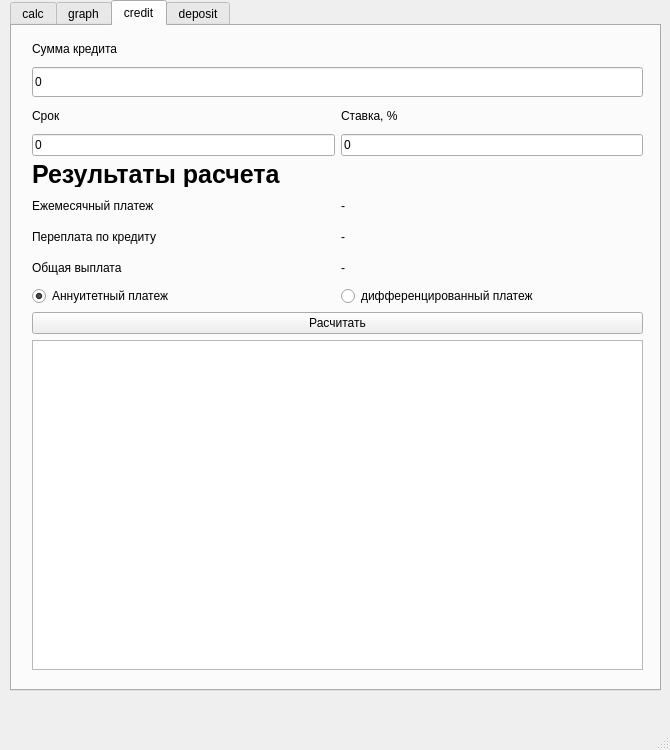
<?xml version="1.0" encoding="UTF-8"?>
<ui version="4.0">
 <class>MainWindow</class>
 <widget class="QMainWindow" name="MainWindow">
  <property name="geometry">
   <rect>
    <x>0</x>
    <y>0</y>
    <width>670</width>
    <height>750</height>
   </rect>
  </property>
  <property name="sizePolicy">
   <sizepolicy hsizetype="Fixed" vsizetype="Fixed">
    <horstretch>0</horstretch>
    <verstretch>0</verstretch>
   </sizepolicy>
  </property>
  <property name="minimumSize">
   <size>
    <width>670</width>
    <height>750</height>
   </size>
  </property>
  <property name="maximumSize">
   <size>
    <width>670</width>
    <height>750</height>
   </size>
  </property>
  <property name="font">
   <font>
    <stylestrategy>PreferDefault</stylestrategy>
   </font>
  </property>
  <property name="windowTitle">
   <string/>
  </property>
  <property name="autoFillBackground">
   <bool>false</bool>
  </property>
  <property name="tabShape">
   <enum>QTabWidget::Rounded</enum>
  </property>
  <widget class="QWidget" name="centralwidget">
   <widget class="QTabWidget" name="tabWidget">
    <property name="geometry">
     <rect>
      <x>10</x>
      <y>0</y>
      <width>651</width>
      <height>691</height>
     </rect>
    </property>
    <property name="currentIndex">
     <number>2</number>
    </property>
    <widget class="QWidget" name="tab_calc">
     <attribute name="title">
      <string>calc</string>
     </attribute>
     <widget class="QWidget" name="verticalLayoutWidget">
      <property name="geometry">
       <rect>
        <x>90</x>
        <y>90</y>
        <width>478</width>
        <height>456</height>
       </rect>
      </property>
      <property name="styleSheet">
       <string>QPushButton {
    border-radius:  10px;
    background-color:  rgb(204, 141, 28);
    color:  rgb(255, 255, 255);
    font-size:  33px;
}
QPushButton:pressed {
    background-color:  rgb(118, 118, 118);
}</string>
      </property>
      <layout class="QGridLayout" name="gridLayout_2">
       <item row="0" column="0">
        <widget class="QLineEdit" name="lineEdit_math_expression">
         <property name="minimumSize">
          <size>
           <width>0</width>
           <height>50</height>
          </size>
         </property>
         <property name="font">
          <font>
           <pointsize>30</pointsize>
           <stylestrategy>PreferDefault</stylestrategy>
          </font>
         </property>
         <property name="mouseTracking">
          <bool>false</bool>
         </property>
         <property name="maxLength">
          <number>255</number>
         </property>
         <property name="alignment">
          <set>Qt::AlignRight|Qt::AlignTrailing|Qt::AlignVCenter</set>
         </property>
         <property name="readOnly">
          <bool>false</bool>
         </property>
        </widget>
       </item>
       <item row="1" column="0">
        <layout class="QGridLayout" name="gridLayout">
         <item row="0" column="0">
          <widget class="QLineEdit" name="lineEdit_word">
           <property name="sizePolicy">
            <sizepolicy hsizetype="Expanding" vsizetype="Fixed">
             <horstretch>50</horstretch>
             <verstretch>0</verstretch>
            </sizepolicy>
           </property>
           <property name="minimumSize">
            <size>
             <width>0</width>
             <height>50</height>
            </size>
           </property>
           <property name="maximumSize">
            <size>
             <width>250</width>
             <height>16777215</height>
            </size>
           </property>
           <property name="font">
            <font>
             <pointsize>30</pointsize>
            </font>
           </property>
           <property name="layoutDirection">
            <enum>Qt::RightToLeft</enum>
           </property>
           <property name="alignment">
            <set>Qt::AlignRight|Qt::AlignTrailing|Qt::AlignVCenter</set>
           </property>
          </widget>
         </item>
         <item row="1" column="0">
          <widget class="QPushButton" name="btnEqalSign">
           <property name="sizePolicy">
            <sizepolicy hsizetype="Fixed" vsizetype="Fixed">
             <horstretch>50</horstretch>
             <verstretch>0</verstretch>
            </sizepolicy>
           </property>
           <property name="minimumSize">
            <size>
             <width>50</width>
             <height>50</height>
            </size>
           </property>
           <property name="maximumSize">
            <size>
             <width>250</width>
             <height>50</height>
            </size>
           </property>
           <property name="styleSheet">
            <string notr="true">QPushButton {
    border-radius:  10px;
    background-color:  rgb(204, 141, 28);
    color:  rgb(255, 255, 255);
    font-size:  33px;
}
QPushButton:pressed {
    background-color:  rgb(255, 212, 225);
}</string>
           </property>
           <property name="text">
            <string>=</string>
           </property>
          </widget>
         </item>
        </layout>
       </item>
      </layout>
     </widget>
    </widget>
    <widget class="QWidget" name="tab_graph">
     <attribute name="title">
      <string>graph</string>
     </attribute>
     <widget class="QFrame" name="frame">
      <property name="geometry">
       <rect>
        <x>60</x>
        <y>40</y>
        <width>531</width>
        <height>381</height>
       </rect>
      </property>
      <property name="frameShape">
       <enum>QFrame::StyledPanel</enum>
      </property>
      <property name="frameShadow">
       <enum>QFrame::Raised</enum>
      </property>
      <widget class="QWidget" name="gridLayoutWidget">
       <property name="geometry">
        <rect>
         <x>10</x>
         <y>10</y>
         <width>511</width>
         <height>361</height>
        </rect>
       </property>
       <layout class="QGridLayout" name="gridLayout_3">
        <item row="4" column="0">
         <widget class="QLineEdit" name="lineEdit"/>
        </item>
        <item row="4" column="1">
         <widget class="QLineEdit" name="lineEdit_2"/>
        </item>
        <item row="1" column="0" colspan="3">
         <widget class="QCustomPlot" name="widget" native="true"/>
        </item>
        <item row="2" column="0">
         <widget class="QLabel" name="label_stepX">
          <property name="minimumSize">
           <size>
            <width>0</width>
            <height>20</height>
           </size>
          </property>
          <property name="maximumSize">
           <size>
            <width>16777215</width>
            <height>20</height>
           </size>
          </property>
          <property name="sizeIncrement">
           <size>
            <width>0</width>
            <height>20</height>
           </size>
          </property>
          <property name="baseSize">
           <size>
            <width>0</width>
            <height>20</height>
           </size>
          </property>
          <property name="text">
           <string>Step X</string>
          </property>
         </widget>
        </item>
        <item row="7" column="0" colspan="3">
         <widget class="QPushButton" name="btnDrawGraph">
          <property name="text">
           <string>Draw graph</string>
          </property>
         </widget>
        </item>
        <item row="2" column="1">
         <widget class="QLabel" name="label_startX">
          <property name="minimumSize">
           <size>
            <width>0</width>
            <height>20</height>
           </size>
          </property>
          <property name="maximumSize">
           <size>
            <width>16777215</width>
            <height>20</height>
           </size>
          </property>
          <property name="sizeIncrement">
           <size>
            <width>0</width>
            <height>20</height>
           </size>
          </property>
          <property name="baseSize">
           <size>
            <width>0</width>
            <height>20</height>
           </size>
          </property>
          <property name="text">
           <string>X start</string>
          </property>
         </widget>
        </item>
        <item row="4" column="2">
         <widget class="QLineEdit" name="lineEdit_3"/>
        </item>
        <item row="2" column="2">
         <widget class="QLabel" name="label_endX">
          <property name="minimumSize">
           <size>
            <width>0</width>
            <height>20</height>
           </size>
          </property>
          <property name="maximumSize">
           <size>
            <width>16777215</width>
            <height>20</height>
           </size>
          </property>
          <property name="sizeIncrement">
           <size>
            <width>0</width>
            <height>20</height>
           </size>
          </property>
          <property name="baseSize">
           <size>
            <width>0</width>
            <height>20</height>
           </size>
          </property>
          <property name="text">
           <string>X end</string>
          </property>
         </widget>
        </item>
        <item row="6" column="0" colspan="3">
         <layout class="QGridLayout" name="gridLayout_4">
          <item row="1" column="0">
           <widget class="QLineEdit" name="lineEdit_Ymax"/>
          </item>
          <item row="1" column="1">
           <widget class="QLineEdit" name="lineEdit_Ymin"/>
          </item>
          <item row="0" column="0">
           <widget class="QLabel" name="label_stepX_2">
            <property name="minimumSize">
             <size>
              <width>0</width>
              <height>20</height>
             </size>
            </property>
            <property name="maximumSize">
             <size>
              <width>16777215</width>
              <height>20</height>
             </size>
            </property>
            <property name="sizeIncrement">
             <size>
              <width>0</width>
              <height>20</height>
             </size>
            </property>
            <property name="baseSize">
             <size>
              <width>0</width>
              <height>20</height>
             </size>
            </property>
            <property name="text">
             <string>Y max</string>
            </property>
           </widget>
          </item>
          <item row="0" column="1">
           <widget class="QLabel" name="label_stepX_3">
            <property name="minimumSize">
             <size>
              <width>0</width>
              <height>20</height>
             </size>
            </property>
            <property name="maximumSize">
             <size>
              <width>16777215</width>
              <height>20</height>
             </size>
            </property>
            <property name="sizeIncrement">
             <size>
              <width>0</width>
              <height>20</height>
             </size>
            </property>
            <property name="baseSize">
             <size>
              <width>0</width>
              <height>20</height>
             </size>
            </property>
            <property name="text">
             <string>Y min</string>
            </property>
           </widget>
          </item>
         </layout>
        </item>
       </layout>
      </widget>
     </widget>
    </widget>
    <widget class="QWidget" name="tab_3">
     <attribute name="title">
      <string>credit</string>
     </attribute>
     <widget class="QWidget" name="gridLayoutWidget_6">
      <property name="geometry">
       <rect>
        <x>20</x>
        <y>10</y>
        <width>611</width>
        <height>640</height>
       </rect>
      </property>
      <layout class="QGridLayout" name="gridLayout_8">
       <item row="3" column="0">
        <widget class="QTableWidget" name="tableWidget">
         <property name="enabled">
          <bool>true</bool>
         </property>
         <property name="minimumSize">
          <size>
           <width>0</width>
           <height>0</height>
          </size>
         </property>
         <property name="showGrid">
          <bool>true</bool>
         </property>
        </widget>
       </item>
       <item row="2" column="0">
        <layout class="QGridLayout" name="gridLayout_9">
         <item row="0" column="0" colspan="2">
          <widget class="QLabel" name="label_11">
           <property name="maximumSize">
            <size>
             <width>16777215</width>
             <height>25</height>
            </size>
           </property>
           <property name="font">
            <font>
             <pointsize>19</pointsize>
             <bold>true</bold>
             <stylestrategy>PreferDefault</stylestrategy>
            </font>
           </property>
           <property name="text">
            <string>Результаты расчета</string>
           </property>
          </widget>
         </item>
         <item row="2" column="1">
          <widget class="QLabel" name="label_overPay">
           <property name="minimumSize">
            <size>
             <width>0</width>
             <height>25</height>
            </size>
           </property>
           <property name="maximumSize">
            <size>
             <width>16777215</width>
             <height>25</height>
            </size>
           </property>
           <property name="text">
            <string>-</string>
           </property>
          </widget>
         </item>
         <item row="2" column="0">
          <widget class="QLabel" name="label_13">
           <property name="minimumSize">
            <size>
             <width>0</width>
             <height>25</height>
            </size>
           </property>
           <property name="maximumSize">
            <size>
             <width>16777215</width>
             <height>25</height>
            </size>
           </property>
           <property name="text">
            <string>Переплата по кредиту</string>
           </property>
          </widget>
         </item>
         <item row="3" column="1">
          <widget class="QLabel" name="label_fullPay">
           <property name="minimumSize">
            <size>
             <width>0</width>
             <height>25</height>
            </size>
           </property>
           <property name="maximumSize">
            <size>
             <width>16777215</width>
             <height>25</height>
            </size>
           </property>
           <property name="text">
            <string>-</string>
           </property>
          </widget>
         </item>
         <item row="4" column="1">
          <widget class="QRadioButton" name="radioButton_different">
           <property name="text">
            <string>дифференцированный платеж</string>
           </property>
          </widget>
         </item>
         <item row="1" column="0">
          <widget class="QLabel" name="label_12">
           <property name="minimumSize">
            <size>
             <width>0</width>
             <height>25</height>
            </size>
           </property>
           <property name="maximumSize">
            <size>
             <width>16777215</width>
             <height>25</height>
            </size>
           </property>
           <property name="text">
            <string>Ежемесячный платеж</string>
           </property>
          </widget>
         </item>
         <item row="4" column="0">
          <widget class="QRadioButton" name="radioButton_annuitet">
           <property name="text">
            <string>Аннуитетный платеж</string>
           </property>
           <property name="checked">
            <bool>true</bool>
           </property>
          </widget>
         </item>
         <item row="3" column="0">
          <widget class="QLabel" name="label_14">
           <property name="minimumSize">
            <size>
             <width>0</width>
             <height>25</height>
            </size>
           </property>
           <property name="maximumSize">
            <size>
             <width>16777215</width>
             <height>25</height>
            </size>
           </property>
           <property name="text">
            <string>Общая выплата</string>
           </property>
          </widget>
         </item>
         <item row="1" column="1">
          <widget class="QLabel" name="label_monthPay">
           <property name="minimumSize">
            <size>
             <width>0</width>
             <height>25</height>
            </size>
           </property>
           <property name="maximumSize">
            <size>
             <width>16777215</width>
             <height>25</height>
            </size>
           </property>
           <property name="text">
            <string>-</string>
           </property>
          </widget>
         </item>
         <item row="5" column="0" colspan="2">
          <widget class="QPushButton" name="btnCalcCredit">
           <property name="text">
            <string>Расчитать</string>
           </property>
          </widget>
         </item>
        </layout>
       </item>
       <item row="0" column="0">
        <layout class="QGridLayout" name="gridLayout_6">
         <item row="3" column="0">
          <widget class="QLabel" name="label_4">
           <property name="minimumSize">
            <size>
             <width>0</width>
             <height>25</height>
            </size>
           </property>
           <property name="maximumSize">
            <size>
             <width>16777215</width>
             <height>25</height>
            </size>
           </property>
           <property name="text">
            <string>Срок</string>
           </property>
          </widget>
         </item>
         <item row="4" column="1">
          <widget class="QLineEdit" name="lineEdit_persent">
           <property name="text">
            <string>0</string>
           </property>
          </widget>
         </item>
         <item row="4" column="0">
          <widget class="QLineEdit" name="lineEdit_date">
           <property name="text">
            <string>0</string>
           </property>
          </widget>
         </item>
         <item row="1" column="0" colspan="2">
          <widget class="QLineEdit" name="lineEdit_creditSum">
           <property name="minimumSize">
            <size>
             <width>0</width>
             <height>30</height>
            </size>
           </property>
           <property name="text">
            <string>0</string>
           </property>
          </widget>
         </item>
         <item row="3" column="1">
          <widget class="QLabel" name="label_8">
           <property name="minimumSize">
            <size>
             <width>0</width>
             <height>25</height>
            </size>
           </property>
           <property name="maximumSize">
            <size>
             <width>16777215</width>
             <height>25</height>
            </size>
           </property>
           <property name="text">
            <string>Ставка, %</string>
           </property>
          </widget>
         </item>
         <item row="0" column="0">
          <widget class="QLabel" name="label_10">
           <property name="minimumSize">
            <size>
             <width>0</width>
             <height>25</height>
            </size>
           </property>
           <property name="maximumSize">
            <size>
             <width>16777215</width>
             <height>25</height>
            </size>
           </property>
           <property name="text">
            <string>Сумма кредита</string>
           </property>
          </widget>
         </item>
        </layout>
       </item>
       <item row="4" column="0">
        <widget class="QWidget" name="widget_2" native="true"/>
       </item>
      </layout>
     </widget>
    </widget>
    <widget class="QWidget" name="tab">
     <attribute name="title">
      <string>deposit</string>
     </attribute>
     <widget class="QWidget" name="gridLayoutWidget_2">
      <property name="geometry">
       <rect>
        <x>10</x>
        <y>0</y>
        <width>631</width>
        <height>661</height>
       </rect>
      </property>
      <layout class="QGridLayout" name="gridLayout_5">
       <item row="1" column="0">
        <widget class="QLineEdit" name="lineEdit_SumDebit"/>
       </item>
       <item row="1" column="1">
        <widget class="QLineEdit" name="lineEdit_dateDebit"/>
       </item>
       <item row="0" column="1">
        <widget class="QLabel" name="label_16">
         <property name="minimumSize">
          <size>
           <width>0</width>
           <height>25</height>
          </size>
         </property>
         <property name="maximumSize">
          <size>
           <width>16777215</width>
           <height>25</height>
          </size>
         </property>
         <property name="text">
          <string>Срок вклада</string>
         </property>
        </widget>
       </item>
       <item row="0" column="0">
        <widget class="QLabel" name="label_15">
         <property name="minimumSize">
          <size>
           <width>0</width>
           <height>25</height>
          </size>
         </property>
         <property name="maximumSize">
          <size>
           <width>16777215</width>
           <height>25</height>
          </size>
         </property>
         <property name="text">
          <string>Сумма вклада</string>
         </property>
        </widget>
       </item>
       <item row="2" column="1">
        <widget class="QLabel" name="label_18">
         <property name="minimumSize">
          <size>
           <width>0</width>
           <height>25</height>
          </size>
         </property>
         <property name="maximumSize">
          <size>
           <width>16777215</width>
           <height>25</height>
          </size>
         </property>
         <property name="text">
          <string>Налоговая ставка</string>
         </property>
        </widget>
       </item>
       <item row="3" column="1">
        <widget class="QLineEdit" name="lineEdit_nalogProc"/>
       </item>
       <item row="2" column="0">
        <widget class="QLabel" name="label_17">
         <property name="minimumSize">
          <size>
           <width>0</width>
           <height>25</height>
          </size>
         </property>
         <property name="maximumSize">
          <size>
           <width>16777215</width>
           <height>25</height>
          </size>
         </property>
         <property name="text">
          <string>Процентная ставка</string>
         </property>
        </widget>
       </item>
       <item row="6" column="0" colspan="2">
        <layout class="QGridLayout" name="gridLayout_10">
         <item row="3" column="0">
          <widget class="QLabel" name="label_23">
           <property name="minimumSize">
            <size>
             <width>0</width>
             <height>25</height>
            </size>
           </property>
           <property name="maximumSize">
            <size>
             <width>16777215</width>
             <height>25</height>
            </size>
           </property>
           <property name="text">
            <string>Начисленные проценты</string>
           </property>
          </widget>
         </item>
         <item row="6" column="0">
          <widget class="QLabel" name="label_26">
           <property name="minimumSize">
            <size>
             <width>0</width>
             <height>25</height>
            </size>
           </property>
           <property name="maximumSize">
            <size>
             <width>16777215</width>
             <height>25</height>
            </size>
           </property>
           <property name="text">
            <string>Сумма на вкладе к концу срока</string>
           </property>
          </widget>
         </item>
         <item row="0" column="0">
          <widget class="QLabel" name="label_21">
           <property name="minimumSize">
            <size>
             <width>0</width>
             <height>25</height>
            </size>
           </property>
           <property name="maximumSize">
            <size>
             <width>16777215</width>
             <height>25</height>
            </size>
           </property>
           <property name="text">
            <string>Каптализация процентов</string>
           </property>
          </widget>
         </item>
         <item row="2" column="0" colspan="2">
          <widget class="QPushButton" name="btnCalcDeposit">
           <property name="text">
            <string>расчитать</string>
           </property>
          </widget>
         </item>
         <item row="5" column="0">
          <widget class="QLabel" name="label_25">
           <property name="minimumSize">
            <size>
             <width>0</width>
             <height>25</height>
            </size>
           </property>
           <property name="maximumSize">
            <size>
             <width>16777215</width>
             <height>25</height>
            </size>
           </property>
           <property name="text">
            <string>Сумма налога</string>
           </property>
          </widget>
         </item>
         <item row="3" column="1">
          <widget class="QLabel" name="label_sumPercent">
           <property name="minimumSize">
            <size>
             <width>0</width>
             <height>25</height>
            </size>
           </property>
           <property name="maximumSize">
            <size>
             <width>16777215</width>
             <height>25</height>
            </size>
           </property>
           <property name="text">
            <string>Начисленные проценты</string>
           </property>
          </widget>
         </item>
         <item row="6" column="1">
          <widget class="QLabel" name="label_totalSum">
           <property name="minimumSize">
            <size>
             <width>0</width>
             <height>25</height>
            </size>
           </property>
           <property name="maximumSize">
            <size>
             <width>16777215</width>
             <height>25</height>
            </size>
           </property>
           <property name="text">
            <string>сумма на вкладе к концу срока</string>
           </property>
          </widget>
         </item>
         <item row="5" column="1">
          <widget class="QLabel" name="label_nalogSum">
           <property name="minimumSize">
            <size>
             <width>0</width>
             <height>25</height>
            </size>
           </property>
           <property name="maximumSize">
            <size>
             <width>16777215</width>
             <height>25</height>
            </size>
           </property>
           <property name="text">
            <string>Сумма налога</string>
           </property>
          </widget>
         </item>
         <item row="1" column="0">
          <widget class="QRadioButton" name="radioButton_perDay">
           <property name="text">
            <string>ежедневная</string>
           </property>
          </widget>
         </item>
         <item row="1" column="1">
          <widget class="QRadioButton" name="radioButton_perMonth">
           <property name="text">
            <string>ежемесячная</string>
           </property>
          </widget>
         </item>
        </layout>
       </item>
       <item row="3" column="0">
        <widget class="QLineEdit" name="lineEdit_procentDebit"/>
       </item>
      </layout>
     </widget>
    </widget>
   </widget>
  </widget>
  <widget class="QMenuBar" name="menubar">
   <property name="geometry">
    <rect>
     <x>0</x>
     <y>0</y>
     <width>670</width>
     <height>24</height>
    </rect>
   </property>
  </widget>
  <widget class="QStatusBar" name="statusbar"/>
 </widget>
 <customwidgets>
  <customwidget>
   <class>QCustomPlot</class>
   <extends>QWidget</extends>
   <header>qcustomplot.h</header>
   <container>1</container>
  </customwidget>
 </customwidgets>
 <resources/>
 <connections/>
</ui>
